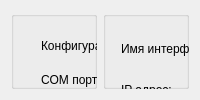
      <widget class="QWidget" name="tab">
       <attribute name="icon">
        <iconset resource="images.qrc">
         <normaloff>:/img/images/if.png</normaloff>:/img/images/if.png</iconset>
       </attribute>
       <attribute name="title">
        <string>Интерфейс</string>
       </attribute>
       <layout class="QGridLayout" name="gridLayout_2">
        <item row="0" column="0">
         <widget class="QGroupBox" name="groupBox">
          <property name="title">
           <string/>
          </property>
          <widget class="QLabel" name="label_8">
           <property name="geometry">
            <rect>
             <x>290</x>
             <y>200</y>
             <width>31</width>
             <height>16</height>
            </rect>
           </property>
           <property name="text">
            <string>минут</string>
           </property>
          </widget>
          <widget class="QWidget" name="layoutWidget">
           <property name="geometry">
            <rect>
             <x>160</x>
             <y>20</y>
             <width>121</width>
             <height>201</height>
            </rect>
           </property>
           <layout class="QVBoxLayout" name="verticalLayout">
            <item>
             <widget class="QComboBox" name="f0">
              <item>
               <property name="text">
                <string>4</string>
               </property>
              </item>
              <item>
               <property name="text">
                <string>8</string>
               </property>
              </item>
              <item>
               <property name="text">
                <string>16</string>
               </property>
              </item>
              <item>
               <property name="text">
                <string>24</string>
               </property>
              </item>
              <item>
               <property name="text">
                <string>32</string>
               </property>
              </item>
             </widget>
            </item>
            <item>
             <widget class="QComboBox" name="f1">
              <property name="currentIndex">
               <number>3</number>
              </property>
              <property name="maxVisibleItems">
               <number>5</number>
              </property>
              <item>
               <property name="text">
                <string>COM1</string>
               </property>
              </item>
              <item>
               <property name="text">
                <string>COM2</string>
               </property>
              </item>
              <item>
               <property name="text">
                <string>COM3</string>
               </property>
              </item>
              <item>
               <property name="text">
                <string>COM4</string>
               </property>
              </item>
              <item>
               <property name="text">
                <string>COM5</string>
               </property>
              </item>
              <item>
               <property name="text">
                <string>COM6</string>
               </property>
              </item>
              <item>
               <property name="text">
                <string>COM7</string>
               </property>
              </item>
              <item>
               <property name="text">
                <string>COM8</string>
               </property>
              </item>
              <item>
               <property name="text">
                <string>COM9</string>
               </property>
              </item>
              <item>
               <property name="text">
                <string>COM10</string>
               </property>
              </item>
              <item>
               <property name="text">
                <string>COM11</string>
               </property>
              </item>
              <item>
               <property name="text">
                <string>COM12</string>
               </property>
              </item>
              <item>
               <property name="text">
                <string>COM13</string>
               </property>
              </item>
              <item>
               <property name="text">
                <string>COM14</string>
               </property>
              </item>
              <item>
               <property name="text">
                <string>COM15</string>
               </property>
              </item>
              <item>
               <property name="text">
                <string>COM16</string>
               </property>
              </item>
             </widget>
            </item>
            <item>
             <widget class="QComboBox" name="f2">
              <property name="currentIndex">
               <number>15</number>
              </property>
              <item>
               <property name="text">
                <string>75</string>
               </property>
              </item>
              <item>
               <property name="text">
                <string>110</string>
               </property>
              </item>
              <item>
               <property name="text">
                <string>134</string>
               </property>
              </item>
              <item>
               <property name="text">
                <string>150</string>
               </property>
              </item>
              <item>
               <property name="text">
                <string>300</string>
               </property>
              </item>
              <item>
               <property name="text">
                <string>600</string>
               </property>
              </item>
              <item>
               <property name="text">
                <string>1200</string>
               </property>
              </item>
              <item>
               <property name="text">
                <string>1800</string>
               </property>
              </item>
              <item>
               <property name="text">
                <string>2400</string>
               </property>
              </item>
              <item>
               <property name="text">
                <string>4800</string>
               </property>
              </item>
              <item>
               <property name="text">
                <string>9600</string>
               </property>
              </item>
              <item>
               <property name="text">
                <string>14400</string>
               </property>
              </item>
              <item>
               <property name="text">
                <string>19200</string>
               </property>
              </item>
              <item>
               <property name="text">
                <string>38400</string>
               </property>
              </item>
              <item>
               <property name="text">
                <string>57600</string>
               </property>
              </item>
              <item>
               <property name="text">
                <string>115200</string>
               </property>
              </item>
              <item>
               <property name="text">
                <string>128000</string>
               </property>
              </item>
             </widget>
            </item>
            <item>
             <widget class="QComboBox" name="f3">
              <property name="currentIndex">
               <number>2</number>
              </property>
              <item>
               <property name="text">
                <string>COM1</string>
               </property>
              </item>
              <item>
               <property name="text">
                <string>COM2</string>
               </property>
              </item>
              <item>
               <property name="text">
                <string>COM3</string>
               </property>
              </item>
              <item>
               <property name="text">
                <string>COM4</string>
               </property>
              </item>
              <item>
               <property name="text">
                <string>COM5</string>
               </property>
              </item>
              <item>
               <property name="text">
                <string>COM6</string>
               </property>
              </item>
              <item>
               <property name="text">
                <string>COM7</string>
               </property>
              </item>
              <item>
               <property name="text">
                <string>COM8</string>
               </property>
              </item>
              <item>
               <property name="text">
                <string>COM9</string>
               </property>
              </item>
              <item>
               <property name="text">
                <string>COM10</string>
               </property>
              </item>
              <item>
               <property name="text">
                <string>COM11</string>
               </property>
              </item>
              <item>
               <property name="text">
                <string>COM12</string>
               </property>
              </item>
              <item>
               <property name="text">
                <string>COM13</string>
               </property>
              </item>
              <item>
               <property name="text">
                <string>COM14</string>
               </property>
              </item>
              <item>
               <property name="text">
                <string>COM15</string>
               </property>
              </item>
             </widget>
            </item>
            <item>
             <widget class="QComboBox" name="f4">
              <property name="currentIndex">
               <number>15</number>
              </property>
              <item>
               <property name="text">
                <string>75</string>
               </property>
              </item>
              <item>
               <property name="text">
                <string>110</string>
               </property>
              </item>
              <item>
               <property name="text">
                <string>134</string>
               </property>
              </item>
              <item>
               <property name="text">
                <string>150</string>
               </property>
              </item>
              <item>
               <property name="text">
                <string>300</string>
               </property>
              </item>
              <item>
               <property name="text">
                <string>600</string>
               </property>
              </item>
              <item>
               <property name="text">
                <string>1200</string>
               </property>
              </item>
              <item>
               <property name="text">
                <string>1800</string>
               </property>
              </item>
              <item>
               <property name="text">
                <string>2400</string>
               </property>
              </item>
              <item>
               <property name="text">
                <string>4800</string>
               </property>
              </item>
              <item>
               <property name="text">
                <string>9600</string>
               </property>
              </item>
              <item>
               <property name="text">
                <string>14400</string>
               </property>
              </item>
              <item>
               <property name="text">
                <string>19200</string>
               </property>
              </item>
              <item>
               <property name="text">
                <string>38400</string>
               </property>
              </item>
              <item>
               <property name="text">
                <string>57600</string>
               </property>
              </item>
              <item>
               <property name="text">
                <string>115200</string>
               </property>
              </item>
              <item>
               <property name="text">
                <string>128000</string>
               </property>
              </item>
             </widget>
            </item>
            <item>
             <widget class="QLineEdit" name="f5">
              <property name="inputMask">
               <string/>
              </property>
              <property name="text">
               <string>70</string>
              </property>
             </widget>
            </item>
           </layout>
          </widget>
          <widget class="QWidget" name="layoutWidget1">
           <property name="geometry">
            <rect>
             <x>30</x>
             <y>20</y>
             <width>121</width>
             <height>201</height>
            </rect>
           </property>
           <layout class="QVBoxLayout" name="verticalLayout_2">
            <item>
             <widget class="QLabel" name="label">
              <property name="text">
               <string>Конфигурация КСПД:</string>
              </property>
             </widget>
            </item>
            <item>
             <widget class="QLabel" name="label_2">
              <property name="text">
               <string>COM порт:</string>
              </property>
             </widget>
            </item>
            <item>
             <widget class="QLabel" name="label_3">
              <property name="text">
               <string>Скорость передачи:</string>
              </property>
             </widget>
            </item>
            <item>
             <widget class="QLabel" name="label_4">
              <property name="text">
               <string>COM порт Т-236:</string>
              </property>
             </widget>
            </item>
            <item>
             <widget class="QLabel" name="label_7">
              <property name="text">
               <string>Скорость Т-236:</string>
              </property>
             </widget>
            </item>
            <item>
             <widget class="QLabel" name="label_6">
              <property name="text">
               <string>Тест каналов через:</string>
              </property>
             </widget>
            </item>
           </layout>
          </widget>
         </widget>
        </item>
        <item row="0" column="1">
         <widget class="QGroupBox" name="groupBox_2">
          <property name="title">
           <string/>
          </property>
          <widget class="QWidget" name="layoutWidget2">
           <property name="geometry">
            <rect>
             <x>160</x>
             <y>20</y>
             <width>151</width>
             <height>201</height>
            </rect>
           </property>
           <layout class="QVBoxLayout" name="verticalLayout_3">
            <item>
             <widget class="QLineEdit" name="f6">
              <property name="inputMask">
               <string/>
              </property>
              <property name="text">
               <string>tap0</string>
              </property>
             </widget>
            </item>
            <item>
             <widget class="QLineEdit" name="f7">
              <property name="inputMask">
               <string>###.###.###.###</string>
              </property>
              <property name="text">
               <string>13.168.0.1</string>
              </property>
             </widget>
            </item>
            <item>
             <widget class="QLineEdit" name="f8">
              <property name="inputMask">
               <string>###.###.###.###</string>
              </property>
              <property name="text">
               <string>255.255.0.0</string>
              </property>
             </widget>
            </item>
            <item>
             <widget class="QLineEdit" name="f9">
              <property name="inputMask">
               <string>###.###.###.###</string>
              </property>
              <property name="text">
               <string>13.168.0.0</string>
              </property>
             </widget>
            </item>
            <item>
             <widget class="QLineEdit" name="f10">
              <property name="inputMask">
               <string>###.###.###.###</string>
              </property>
              <property name="text">
               <string>13.166.168.255</string>
              </property>
             </widget>
            </item>
           </layout>
          </widget>
          <widget class="QWidget" name="layoutWidget3">
           <property name="geometry">
            <rect>
             <x>18</x>
             <y>20</y>
             <width>131</width>
             <height>201</height>
            </rect>
           </property>
           <layout class="QVBoxLayout" name="verticalLayout_4">
            <item>
             <widget class="QLabel" name="label_5">
              <property name="text">
               <string>Имя интерфейса:</string>
              </property>
             </widget>
            </item>
            <item>
             <widget class="QLabel" name="label_9">
              <property name="text">
               <string>IP адрес:</string>
              </property>
             </widget>
            </item>
            <item>
             <widget class="QLabel" name="label_10">
              <property name="text">
               <string>Маска подсети:</string>
              </property>
             </widget>
            </item>
            <item>
             <widget class="QLabel" name="label_11">
              <property name="text">
               <string>Адрес сети:</string>
              </property>
             </widget>
            </item>
            <item>
             <widget class="QLabel" name="label_12">
              <property name="text">
               <string>Ш/В адрес:</string>
              </property>
             </widget>
            </item>
           </layout>
          </widget>
         </widget>
        </item>
       </layout>
      </widget>
